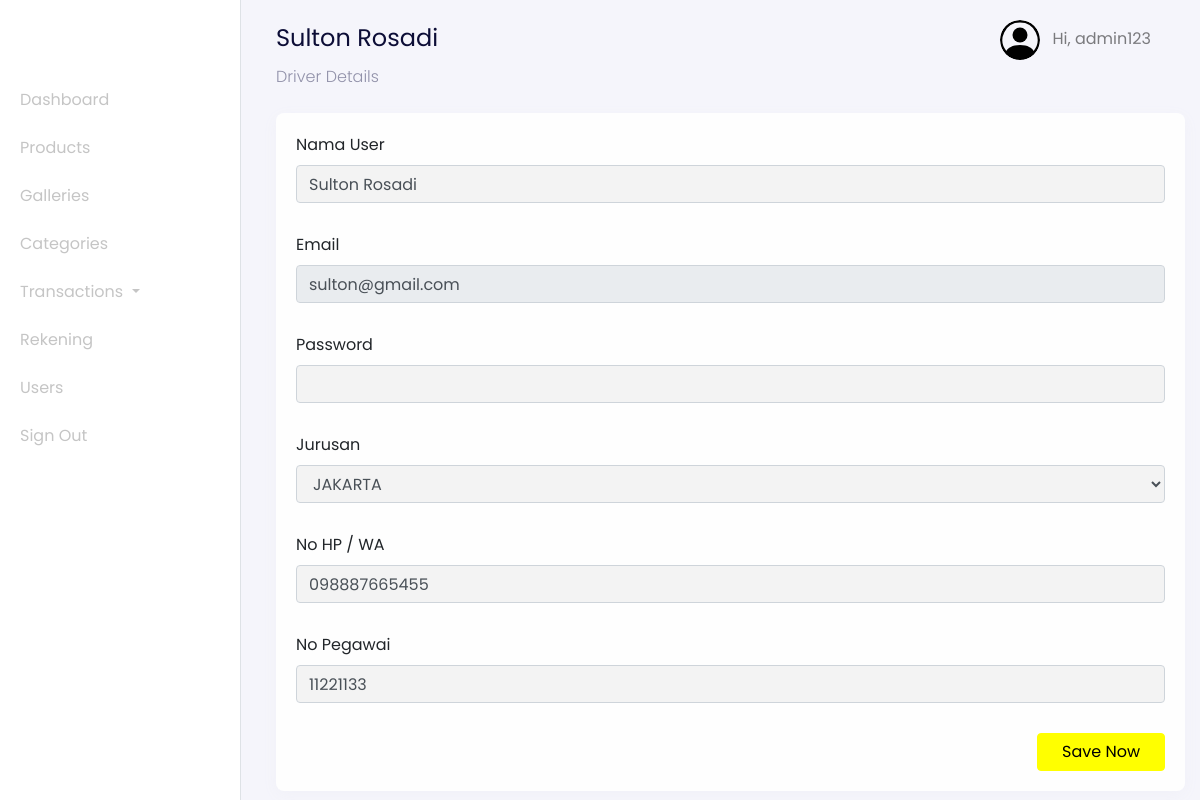
Page /admin?page=drivers-details&id=1 (signed in) on the committed database.
### tables this page shows
CREATE TABLE `users` (
  `id_user` int(11) NOT NULL AUTO_INCREMENT,
  `name` varchar(255) NOT NULL,
  `email` varchar(255) NOT NULL,
  `password` varchar(255) NOT NULL,
  `address` text DEFAULT NULL,
  `phone_number` varchar(255) NOT NULL,
  `postal_code` varchar(191) NOT NULL,
  `roles` varchar(255) NOT NULL,
  PRIMARY KEY (`id_user`),
  UNIQUE KEY `email` (`email`)
);

CREATE TABLE `drivers` (
  `id_driver` int(11) NOT NULL AUTO_INCREMENT,
  `name_driver` varchar(255) NOT NULL,
  `email` varchar(255) NOT NULL,
  `password` varchar(255) NOT NULL,
  `phone_number` varchar(255) NOT NULL,
  `jurusan` varchar(255) NOT NULL,
  `no_pegawai` int(11) NOT NULL,
  PRIMARY KEY (`id_driver`),
  UNIQUE KEY `email` (`email`)
);

### config/config.php (called while the page is built, shortened)
<?php
$host = 'localhost';
$user = 'root';
$password = '';
$dbname = 'dbEcake';
$conn = mysqli_connect($host, $user, $password, $dbname);
function query($query)
{
    global $conn;
    $result = mysqli_query($conn, $query);
    $rows = [];
    while ($row = mysqli_fetch_assoc($result)) {
        $rows[] = $row;
    }
    return $rows;
}
?>

### admin/drivers/dashboard-drivers-details.php (the view, shortened to what this page needs)
<?php
$id = $_GET["id"];
$drivers = query("SELECT * FROM drivers WHERE id_driver = $id")[0];
?>
<nav
  class="navbar navbar-expand-lg navbar-light navbar-store fixed-top"
  data-aos="fade-down"
>
  <div class="container-fluid">
    <div class="collpase navbar-collapse" id="navbarResponsive">
      <ul class="navbar-nav d-none d-lg-flex ml-auto">
        <li class="nav-item dropdown">
          <a
            href="#"
            class="nav-link"
            id="navbarDropdown"
            role="button"
            data-toggle="dropdown"
          >
          <img
              src="../assets/images/person-circle.svg"
              alt="profile"
              height="40px"
              class="rounded-circle mr-2 profile-picture"
            />
            <?php
              $id_user = $_SESSION['user'];
              $user = query("SELECT * FROM users WHERE id_user = $id_user")[0];
            ?>
            Hi, <?= $user["name"]; ?>
          </a>
        </li>
      </ul>
    </div>
  </div>
</nav>
<div
  class="section-content section-dashboard-home"
  data-aos="fade-up"
>
  <div class="container-fluid">
    <div class="dashboard-heading">
      <h2 class="dashboard-title"><?= $drivers["name_driver"]; ?></h2>
      <p class="dashboard-subtitle">Driver Details</p>
    </div>
    <div class="dashboard-content">
      <div class="row">
        <div class="col-12 mt-2">
          <form action="" method="POST">
            <div class="card">
              <div class="card-body">
                  <div class="row">
                    <div class="col-md-12">
                      <div class="form-group">
                        <label for="name">Nama User</label>
                        <input
                          type="text"
                          name="name"
                          id="name"
                          class="form-control"
                          value="<?= $drivers["name_driver"]; ?>"
                          required
                        />
                      </div>
                    </div>
                    <div class="col-md-12">
                      <div class="form-group">
                        <label for="email">Email</label>
                        <input
                          type="text"
                          name="email"
                          id="email"
                          class="form-control"
                          value="<?= $drivers["email"]; ?>"
                          readonly
                        />
                      </div>
                    </div>
                    <div class="col-md-12">
                      <div class="form-group">
                        <label for="password">Password</label>
                        <input
                          type="password"
                          name="password"
                          id="password"
                          class="form-control"
                        />
                      </div>
                    </div>
                    <div class="col-md-12">
                      <div class="form-group">
                        <label for="jurusan">Jurusan</label>
                        <select name="jurusan" id="jurusan" class="form-control">
                          <option value="<?= $drivers["jurusan"]; ?>"><?= $drivers["jurusan"]; ?></option>
                        </select>
                      </div>
                    </div>
                    <div class="col-md-12">
                      <div class="form-group">
                        <label for="phone_number">No HP / WA</label>
                        <input
                          type="number"
                          name="phone_number"
                          id="phone_number"
                          class="form-control"
                          value="<?= $drivers["phone_number"]; ?>"
                          required
                        />
                      </div>
                    </div>
                    <div class="col-md-12">
                      <div class="form-group">
                        <label for="noPegawai">No Pegawai</label>
                        <input
                          type="number"
                          name="noPegawai"
                          id="noPegawai"
                          class="form-control"
                          value="<?= $drivers["no_pegawai"]; ?>"
                          required
                        />
                      </div>
                    </div>
                  </div>
                  <div class="row">
                    <div class="col-12 text-right">
                      <button
                        type="submit"
                        name="updateDriver"
                        class="btn btn-success px-4"
                      >
                        Save Now
                      </button>
                    </div>
                  </div>
              </div>
            </div>
          </form>
        </div>
      </div>
    </div>
  </div>
</div>

### rows in the picture
users: name "admin123"
drivers: name_driver "Sulton Rosadi", name "Sulton Rosadi", email "sulton@gmail.com", jurusan "JAKARTA", phone_number "098887665455", noPegawai "11221133"
